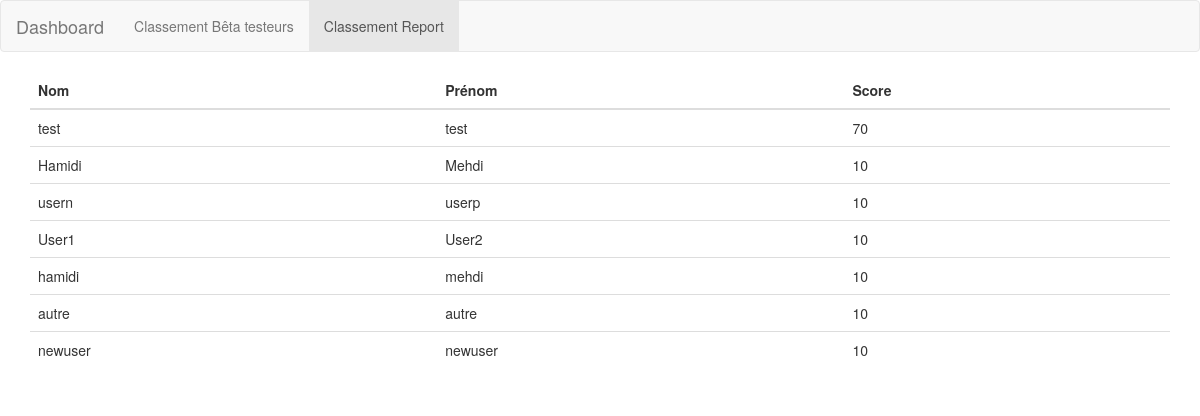
/dashboard, run on the app's committed database.
### report/models.py (models this page shows)
class BetaTester(models.Model):
    nom = models.CharField(max_length = 30)
    prenom = models.CharField(max_length = 30)
    score = models.IntegerField()
    score_bug = models.IntegerField()

### dashboard/views.py (the view)
# urls.py: path("",ClassementReport,name= "clas_Report"),
def ClassementReport(request):
    mes_data = BetaTester.objects.all().order_by('-score_bug')
    return render(request, 'classementReport.html',{'mes_data':mes_data})

### dashboard/templates/dashboard/classementReport.html (shortened to what this page needs)
{% include "header.html" %}
</head>
<body>
    <nav class="navbar navbar-default">
        <div class="container-fluid">
        <div class="navbar-header">
            <a class="navbar-brand" href="{% url 'clas_Report' %}">Dashboard</a>
        </div>
        <ul class="nav navbar-nav">
            <li ><a href="{% url 'clas_Normal' %}">Classement Bêta testeurs</a></li>
            <li class="active"><a href="{% url 'clas_Report' %}">Classement Report</a></li>
        </ul>
        </div>
    </nav>
    <div class="container">
        <table class="table">
            <thead>
              <tr>
                <th scope="col">Nom</th>
                <th scope="col">Prénom</th>
                <th scope="col">Score</th>
              </tr>
            </thead>
            <tbody>
                {% for item in mes_data %}
                <tr>
                    <td>{{ item.nom}}</td>
                    <td>{{ item.prenom}}</td>
                    <td>{{ item.score_bug}}</td>
                </tr>
                {% endfor %}
            </tbody>
        </table>
    </div>
{% include "footer.html" %}

### data on the page
BetaTester: nom "test", prenom "test", score_bug "70"
BetaTester: nom "Hamidi", prenom "Mehdi", score_bug "10"
BetaTester: nom "usern", prenom "userp", score_bug "10"
BetaTester: nom "User1", prenom "User2", score_bug "10"
BetaTester: nom "hamidi", prenom "mehdi", score_bug "10"
BetaTester: nom "autre", prenom "autre", score_bug "10"
BetaTester: nom "newuser", prenom "newuser", score_bug "10"
